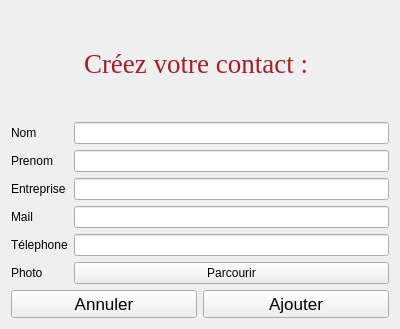
<?xml version="1.0" encoding="UTF-8"?>
<ui version="4.0">
 <class>AjoutContact</class>
 <widget class="QWidget" name="AjoutContact">
  <property name="geometry">
   <rect>
    <x>0</x>
    <y>0</y>
    <width>400</width>
    <height>329</height>
   </rect>
  </property>
  <property name="sizePolicy">
   <sizepolicy hsizetype="Preferred" vsizetype="Preferred">
    <horstretch>0</horstretch>
    <verstretch>0</verstretch>
   </sizepolicy>
  </property>
  <property name="windowTitle">
   <string>AjoutContact</string>
  </property>
  <layout class="QVBoxLayout" name="verticalLayout">
   <item alignment="Qt::AlignHCenter">
    <widget class="QLabel" name="label">
     <property name="font">
      <font>
       <family>Tinos</family>
       <pointsize>20</pointsize>
      </font>
     </property>
     <property name="autoFillBackground">
      <bool>false</bool>
     </property>
     <property name="text">
      <string>&lt;html&gt;&lt;head/&gt;&lt;body&gt;&lt;p&gt;&lt;span style=&quot; color:#a51d2d;&quot;&gt;Créez votre contact : &lt;/span&gt;&lt;/p&gt;&lt;/body&gt;&lt;/html&gt;</string>
     </property>
    </widget>
   </item>
   <item>
    <layout class="QFormLayout" name="formLayout_2">
     <item row="0" column="0">
      <widget class="QLabel" name="label_2">
       <property name="text">
        <string>Nom</string>
       </property>
      </widget>
     </item>
     <item row="5" column="0">
      <widget class="QLabel" name="label_3">
       <property name="text">
        <string>Photo</string>
       </property>
      </widget>
     </item>
     <item row="4" column="0">
      <widget class="QLabel" name="label_4">
       <property name="text">
        <string>Télephone</string>
       </property>
      </widget>
     </item>
     <item row="3" column="0">
      <widget class="QLabel" name="label_5">
       <property name="text">
        <string>Mail</string>
       </property>
      </widget>
     </item>
     <item row="2" column="0">
      <widget class="QLabel" name="label_6">
       <property name="text">
        <string>Entreprise</string>
       </property>
      </widget>
     </item>
     <item row="1" column="0">
      <widget class="QLabel" name="label_7">
       <property name="text">
        <string>Prenom</string>
       </property>
      </widget>
     </item>
     <item row="0" column="1">
      <widget class="QLineEdit" name="lineEditNOM"/>
     </item>
     <item row="1" column="1">
      <widget class="QLineEdit" name="lineEditPRENOM"/>
     </item>
     <item row="2" column="1">
      <widget class="QLineEdit" name="lineEditENTR"/>
     </item>
     <item row="3" column="1">
      <widget class="QLineEdit" name="lineEditMAIL"/>
     </item>
     <item row="4" column="1">
      <widget class="QLineEdit" name="lineEditTEL"/>
     </item>
     <item row="5" column="1">
      <widget class="QPushButton" name="pushButtonParcourir">
       <property name="text">
        <string>Parcourir</string>
       </property>
      </widget>
     </item>
    </layout>
   </item>
   <item>
    <layout class="QHBoxLayout" name="horizontalLayout">
     <item>
      <widget class="QPushButton" name="pushButton_2">
       <property name="font">
        <font>
         <pointsize>13</pointsize>
        </font>
       </property>
       <property name="text">
        <string>Annuler</string>
       </property>
      </widget>
     </item>
     <item>
      <widget class="QPushButton" name="pushButton">
       <property name="font">
        <font>
         <pointsize>13</pointsize>
        </font>
       </property>
       <property name="text">
        <string>Ajouter</string>
       </property>
      </widget>
     </item>
    </layout>
   </item>
  </layout>
 </widget>
 <resources/>
 <connections/>
</ui>
